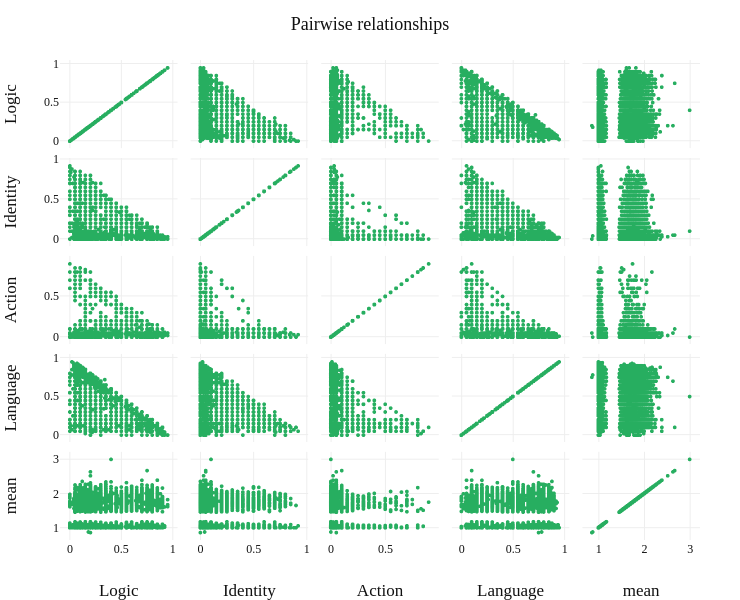
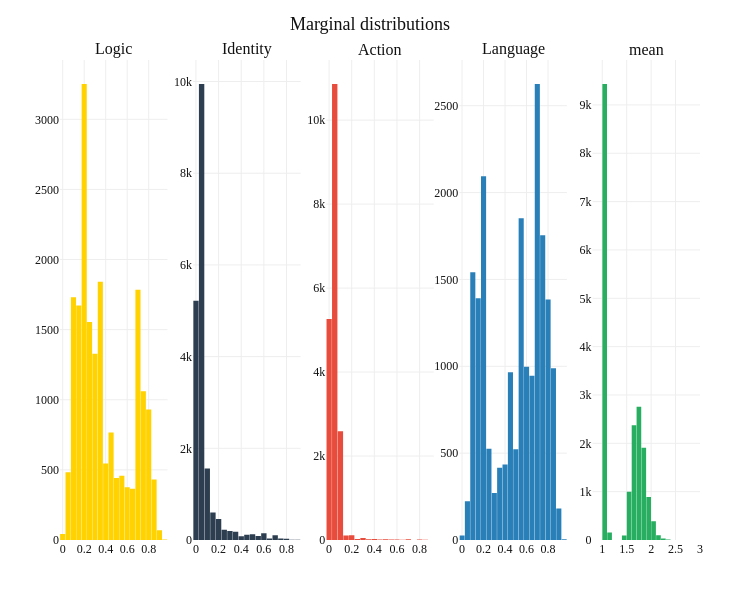
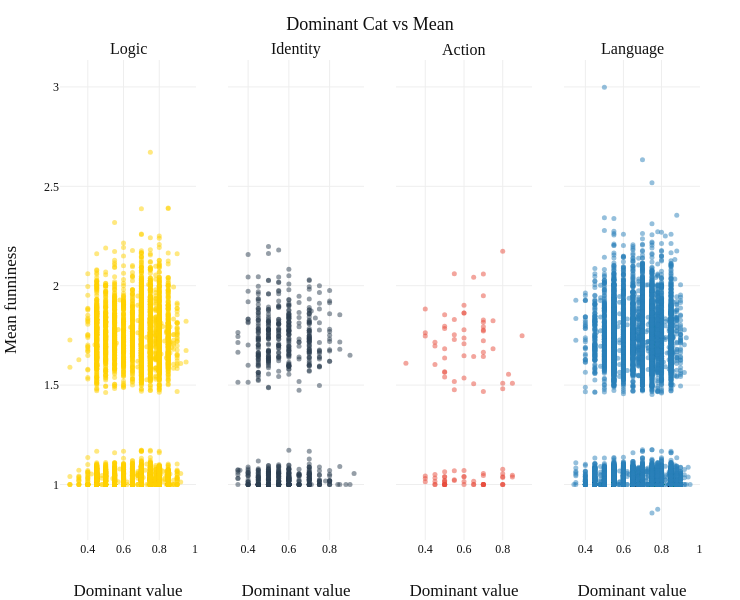

The notebook cell saved with these charts, in order:
### Code cell
from plotly.subplots import make_subplots
import plotly.graph_objects as go
import plotly.express as px


def plot_df_pairgrid_plotly_simple(
    df: pd.DataFrame,
    cols: list,
    color_by: str = None,
    title: str = "Pair Grid Plot",
    color_continuous_scale=None, 
    **kwargs
):
    numeric_cols = [c for c in cols if c in df.columns and pd.api.types.is_numeric_dtype(df[c])]
    if not numeric_cols:
        raise ValueError("No numeric columns found.")

    fig = px.scatter_matrix(
        df,
        dimensions=numeric_cols,
        color=color_by,
        title=title,
        **kwargs
    )

    fig.update_traces(marker=dict(size=4,color="#27AE60"))

    fig.update_layout(
        plot_bgcolor="white",
        paper_bgcolor="white",
        width=740,
        height=600
    )
    fig.write_html("../Pair_wise_caption_classification.html")
    return fig

def plot_histograms_subplot(
    df: pd.DataFrame,
    cols: list,
    nbins: int = 30,
    title: str = "Histograms"
):
    numeric_cols = [c for c in cols if c in df.columns and pd.api.types.is_numeric_dtype(df[c])]
    n = len(numeric_cols)

    fig = make_subplots(
        rows=1,
        cols=n,
        subplot_titles=numeric_cols
    )

    for i, col in enumerate(numeric_cols, start=1):
        fig.add_trace(
            go.Histogram(
                x=df[col],
                nbinsx=nbins,
                name=col,
                showlegend=False
            ),
            row=1,
            col=i
        )

    fig.update_layout(
        title=title,
        bargap=0.05,
        plot_bgcolor="white",
        paper_bgcolor="white",
        width=740,
        height=600
    )
    fig.write_html("../Histogram_caption_classification.html")
    return fig

def plot_dominant_vs_mean(
    df,
    categories=("Logic", "Identity", "Action", "Language"),
    title="Dominant category strength vs mean funniness"
):
    fig = make_subplots(
        rows=1,
        cols=4,
        subplot_titles=categories,
        shared_yaxes=True
    )

    positions = {
        "Logic": (1, 1),
        "Identity": (1, 2),
        "Action": (1, 3),
        "Language": (1, 4),
    }

    for cat in categories:
        r, c = positions[cat]

        sub = df[df["dominant_category"] == cat]

        fig.add_trace(
            go.Scatter(
                x=sub["dominant_value"],
                y=sub["mean"],
                mode="markers",
                marker=dict(size=5, opacity=0.5),
                name=cat,
                showlegend=False
            ),
            row=r,
            col=c
        )

        fig.update_xaxes(title_text="Dominant value", row=r, col=c)

    fig.update_yaxes(title_text="Mean funniness", row=1, col=1)

    fig.update_layout(
        title=title,
        plot_bgcolor="white",
        paper_bgcolor="white",
        width=740,
        height=600
    )
    fig.write_html("../Dominant_caption_classification_vs_mean.html")
    return fig


cols = ['Logic', 'Identity', 'Action', 'Language', 'mean']

fig_pair = plot_df_pairgrid_plotly_simple(df,cols=cols,title='Pairwise relationships')
fig_hist = plot_histograms_subplot(df,cols=cols,title='Marginal distributions')
fig_comp=plot_dominant_vs_mean(df,title='Dominant Cat vs Mean')

fig_pair.show()
fig_hist.show()
fig_comp.show()

### Figure 1 — Plotly figure (JSON) as saved in the notebook; plotly's stock layout.template omitted (floating-point values rounded to 4 significant figures; data arrays with more than 128 entries replaced by an {"elided": "..."} marker saying what was removed)
{"data": [{"dimensions": [{"axis": {"matches": true}, "label": "Logic", "values": {"elided": "19145 float values"}}, {"axis": {"matches": true}, "label": "Identity", "values": {"elided": "19145 float values"}}, {"axis": {"matches": true}, "label": "Action", "values": {"elided": "19145 float values"}}, {"axis": {"matches": true}, "label": "Language", "values": {"elided": "19145 float values"}}, {"axis": {"matches": true}, "label": "mean", "values": {"elided": "19145 float values"}}], "hovertemplate": "%{xaxis.title.text}=%{x}<br>%{yaxis.title.text}=%{y}<extra></extra>", "legendgroup": "", "marker": {"color": "#27AE60", "size": 4, "symbol": "circle"}, "name": "", "showlegend": false, "type": "splom"}], "layout": {"dragmode": "select", "height": 600, "legend": {"tracegroupgap": 0}, "paper_bgcolor": "white", "plot_bgcolor": "white", "title": {"text": "Pairwise relationships"}, "width": 740}}

### Figure 2 — Plotly figure (JSON) as saved in the notebook; plotly's stock layout.template omitted (floating-point values rounded to 4 significant figures; data arrays with more than 128 entries replaced by an {"elided": "..."} marker saying what was removed)
{"data": [{"name": "Logic", "nbinsx": 30, "showlegend": false, "type": "histogram", "x": {"elided": "19145 float values"}, "xaxis": "x", "yaxis": "y"}, {"name": "Identity", "nbinsx": 30, "showlegend": false, "type": "histogram", "x": {"elided": "19145 float values"}, "xaxis": "x2", "yaxis": "y2"}, {"name": "Action", "nbinsx": 30, "showlegend": false, "type": "histogram", "x": {"elided": "19145 float values"}, "xaxis": "x3", "yaxis": "y3"}, {"name": "Language", "nbinsx": 30, "showlegend": false, "type": "histogram", "x": {"elided": "19145 float values"}, "xaxis": "x4", "yaxis": "y4"}, {"name": "mean", "nbinsx": 30, "showlegend": false, "type": "histogram", "x": {"elided": "19145 float values"}, "xaxis": "x5", "yaxis": "y5"}], "layout": {"annotations": [{"font": {"size": 16}, "showarrow": false, "text": "Logic", "x": 0.084, "xanchor": "center", "xref": "paper", "y": 1, "yanchor": "bottom", "yref": "paper"}, {"font": {"size": 16}, "showarrow": false, "text": "Identity", "x": 0.292, "xanchor": "center", "xref": "paper", "y": 1, "yanchor": "bottom", "yref": "paper"}, {"font": {"size": 16}, "showarrow": false, "text": "Action", "x": 0.5, "xanchor": "center", "xref": "paper", "y": 1, "yanchor": "bottom", "yref": "paper"}, {"font": {"size": 16}, "showarrow": false, "text": "Language", "x": 0.708, "xanchor": "center", "xref": "paper", "y": 1, "yanchor": "bottom", "yref": "paper"}, {"font": {"size": 16}, "showarrow": false, "text": "mean", "x": 0.916, "xanchor": "center", "xref": "paper", "y": 1, "yanchor": "bottom", "yref": "paper"}], "bargap": 0.05, "height": 600, "paper_bgcolor": "white", "plot_bgcolor": "white", "title": {"text": "Marginal distributions"}, "width": 740, "xaxis": {"anchor": "y", "domain": [0, 0.168]}, "xaxis2": {"anchor": "y2", "domain": [0.208, 0.376]}, "xaxis3": {"anchor": "y3", "domain": [0.416, 0.584]}, "xaxis4": {"anchor": "y4", "domain": [0.624, 0.792]}, "xaxis5": {"anchor": "y5", "domain": [0.832, 1]}, "yaxis": {"anchor": "x", "domain": [0, 1]}, "yaxis2": {"anchor": "x2", "domain": [0, 1]}, "yaxis3": {"anchor": "x3", "domain": [0, 1]}, "yaxis4": {"anchor": "x4", "domain": [0, 1]}, "yaxis5": {"anchor": "x5", "domain": [0, 1]}}}

### Figure 3 — Plotly figure (JSON) as saved in the notebook; plotly's stock layout.template omitted (floating-point values rounded to 4 significant figures; data arrays with more than 128 entries replaced by an {"elided": "..."} marker saying what was removed)
{"data": [{"marker": {"opacity": 0.5, "size": 5}, "mode": "markers", "name": "Logic", "showlegend": false, "type": "scatter", "x": {"elided": "6709 float values"}, "xaxis": "x", "y": {"elided": "6709 float values"}, "yaxis": "y"}, {"marker": {"opacity": 0.5, "size": 5}, "mode": "markers", "name": "Identity", "showlegend": false, "type": "scatter", "x": {"elided": "714 float values"}, "xaxis": "x2", "y": {"elided": "714 float values"}, "yaxis": "y2"}, {"marker": {"opacity": 0.5, "size": 5}, "mode": "markers", "name": "Action", "showlegend": false, "type": "scatter", "x": [0.83, 0.65, 0.45, 0.75, 0.6, 0.75, 0.5, 0.55, 0.5, 0.6, 0.7, 0.5, 0.7, 0.4, 0.6, 0.6, 0.55, 0.55, 0.65, 0.55, 0.8, 0.45, 0.7, 0.3, 0.5, 0.45, 0.55, 0.8, 0.7, 0.85, 0.5, 0.5, 0.55, 0.5, 0.8, 0.5, 0.5, 0.55, 0.5, 0.65, 0.8, 0.8, 0.5, 0.7, 0.7, 0.7, 0.5, 0.6, 0.4, 0.6, 0.7, 0.65, 0.4, 0.85, 0.8, 0.55, 0.7, 0.8, 0.7, 0.6, 0.7, 0.4, 0.9, 0.7, 0.6, 0.7, 0.5, 0.55, 0.4, 0.65, 0.7, 0.8, 0.5, 0.8, 0.85, 0.4, 0.6, 0.45, 0.65, 0.45, 0.5, 0.45, 0.5, 0.45, 0.7, 0.6, 0.7, 0.5, 0.7, 0.5, 0.7, 0.45, 0.6, 0.5, 0.8, 0.7, 0.6, 0.5, 0.6], "xaxis": "x3", "y": [1.554, 1.0, 1.015, 1.823, 1.0, 1.683, 1.683, 1.024, 1.013, 1.863, 1.777, 1.02, 1.0, 1.043, 1.015, 1.07, 1.069, 2.06, 1.506, 1.476, 1.0, 1.603, 1.816, 1.61, 1.0, 1.033, 1.753, 1.481, 1.949, 1.038, 1.0, 1.853, 1.83, 1.541, 1.0, 1.567, 1.564, 1.518, 1.0, 1.0, 1.039, 1.0, 1.784, 1.056, 1.723, 1.0, 1.063, 1.736, 1.883, 1.04, 1.827, 1.644, 1.747, 1.509, 1.509, 1.02, 1.772, 2.173, 1.794, 1.648, 1.0, 1.763, 1.748, 1.665, 1.863, 1.468, 1.0, 1.73, 1.03, 2.043, 1.0, 1.034, 1.637, 1.054, 1.047, 1.014, 1.778, 1.05, 1.016, 1.716, 1.018, 1.0, 1.039, 1.696, 2.059, 1.707, 1.045, 1.795, 1.644, 1.0, 1.0, 1.0, 1.536, 1.0, 1.077, 1.0, 1.039, 1.038, 1.902], "yaxis": "y3"}, {"marker": {"opacity": 0.5, "size": 5}, "mode": "markers", "name": "Language", "showlegend": false, "type": "scatter", "x": {"elided": "11623 float values"}, "xaxis": "x4", "y": {"elided": "11623 float values"}, "yaxis": "y4"}], "layout": {"annotations": [{"font": {"size": 16}, "showarrow": false, "text": "Logic", "x": 0.1062, "xanchor": "center", "xref": "paper", "y": 1, "yanchor": "bottom", "yref": "paper"}, {"font": {"size": 16}, "showarrow": false, "text": "Identity", "x": 0.3688, "xanchor": "center", "xref": "paper", "y": 1, "yanchor": "bottom", "yref": "paper"}, {"font": {"size": 16}, "showarrow": false, "text": "Action", "x": 0.6313, "xanchor": "center", "xref": "paper", "y": 1, "yanchor": "bottom", "yref": "paper"}, {"font": {"size": 16}, "showarrow": false, "text": "Language", "x": 0.8938, "xanchor": "center", "xref": "paper", "y": 1, "yanchor": "bottom", "yref": "paper"}], "height": 600, "paper_bgcolor": "white", "plot_bgcolor": "white", "title": {"text": "Dominant Cat vs Mean"}, "width": 740, "xaxis": {"anchor": "y", "domain": [0, 0.2125], "title": {"text": "Dominant value"}}, "xaxis2": {"anchor": "y2", "domain": [0.2625, 0.475], "title": {"text": "Dominant value"}}, "xaxis3": {"anchor": "y3", "domain": [0.525, 0.7375], "title": {"text": "Dominant value"}}, "xaxis4": {"anchor": "y4", "domain": [0.7875, 1], "title": {"text": "Dominant value"}}, "yaxis": {"anchor": "x", "domain": [0, 1], "title": {"text": "Mean funniness"}}, "yaxis2": {"anchor": "x2", "domain": [0, 1], "matches": "y", "showticklabels": false}, "yaxis3": {"anchor": "x3", "domain": [0, 1], "matches": "y", "showticklabels": false}, "yaxis4": {"anchor": "x4", "domain": [0, 1], "matches": "y", "showticklabels": false}}}
